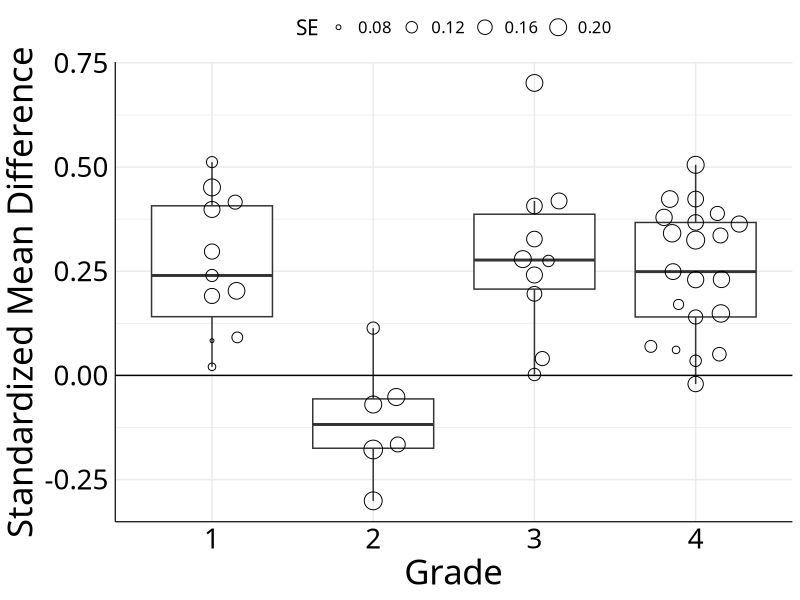
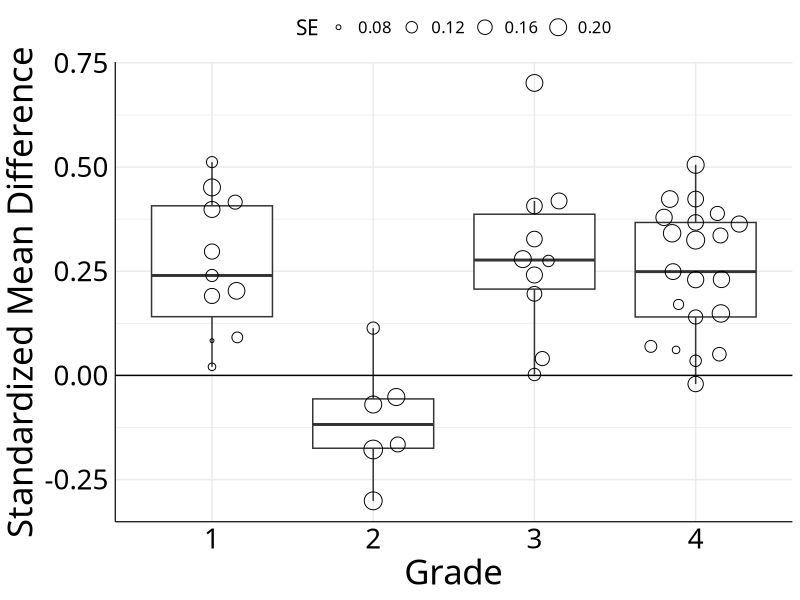
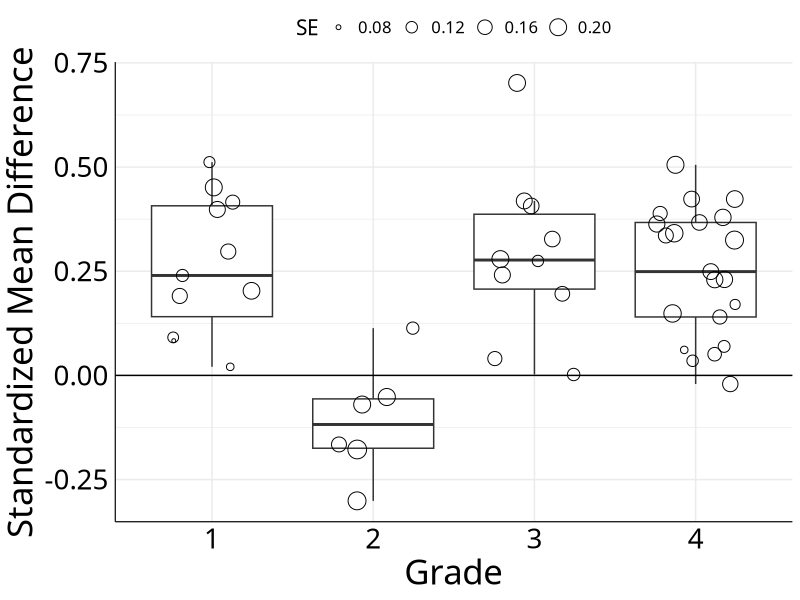
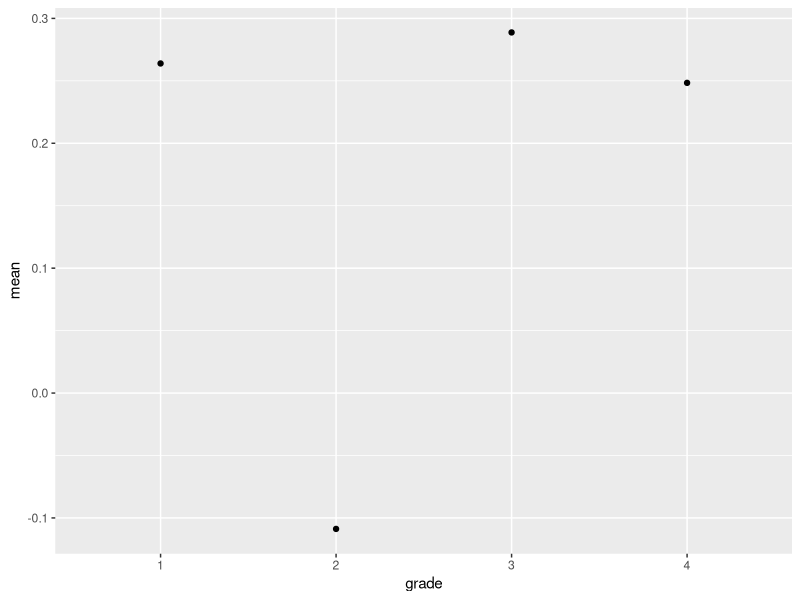

Recreate these plots in R, in order. (Note: this script raises an error after producing the figures.)
## ---- chunk 1
library(metadat) # package needed for the package "meta".
library(metafor)
library(tidyverse)
library(ggbeeswarm)
data <- dat.bangertdrowns2004 # data from metadat package from Wolfgang Viechtbauer
data = data |> mutate(grade = as.factor(grade))
## ---- chunk 2
data |> select(-id, -minutes, -wic, -info, -pers, -imag, -meta, -feedback) |> slice(1:8)
## ---- chunk 3
mod1 <- rma(yi, vi, mods = ~grade, data = data, digits = 4)
mod1

grade = tibble(data$grade) |> rename("grade" = `data$grade`) |> mutate(row = c(1:48))

pred = blup(mod1)
pred = as_tibble(data.frame(pred)) |> mutate(row = c(1:48)) |> rename("SE" = se)


full = full_join(grade, pred) |> select(-row)


full |> ggplot(aes(x = grade, y = pred)) + 
  geom_boxplot(outliers = FALSE, aes(group = grade)) +
  geom_beeswarm(aes(size = SE), cex = 4, shape = 21) +
  geom_hline(yintercept = 0) +
  theme_minimal() +
  labs(y = "Standardized Mean Difference", x = "Grade") +
  theme(
    axis.line = element_line(color = "black", linewidth = 0.4),
    legend.position = "top", 
    legend.title = element_text(color = "black", size = 15, family = "Avenir"),
    legend.text = element_text(color = "black", size = 12, family = "Avenir"),
    axis.text = element_text(color = "black", size = 20, family = "Avenir"),
    axis.title = element_text(color = "black", family = "Avenir", size = 25)
  )

## ---- chunk 4
values = full |> group_by(grade) |> summarise(mean = mean(pred),
                                     ub = mean(pi.ub),
                                     lb = mean(pi.lb))
  
  
full |> ggplot(aes(x = grade, y = pred)) + 
  geom_boxplot(outliers = FALSE, aes(group = grade)) +
  geom_beeswarm(aes(size = SE), cex = 4, shape = 21) +
  geom_hline(yintercept = 0) +
  geom_smooth(data = values, aes(x = grade, y = mean)) +
  theme_minimal() +
  labs(y = "Standardized Mean Difference", x = "Grade") +
  theme(
    axis.line = element_line(color = "black", linewidth = 0.4),
    legend.position = "top", 
    legend.title = element_text(color = "black", size = 15, family = "Avenir"),
    legend.text = element_text(color = "black", size = 12, family = "Avenir"),
    axis.text = element_text(color = "black", size = 20, family = "Avenir"),
    axis.title = element_text(color = "black", family = "Avenir", size = 25))
## ---- chunk 5
full |> ggplot(aes(x = grade, y = pred)) + 
  geom_boxplot(outliers = FALSE, aes(group = grade)) +
  geom_jitter(aes(size = SE), width = 0.25, shape = 21) +
  geom_hline(yintercept = 0) +
  theme_minimal() +
  labs(y = "Standardized Mean Difference", x = "Grade") +
  theme(
    axis.line = element_line(color = "black", linewidth = 0.4),
    legend.position = "top", 
    legend.title = element_text(color = "black", size = 15, family = "Avenir"),
    legend.text = element_text(color = "black", size = 12, family = "Avenir"),
    axis.text = element_text(color = "black", size = 20, family = "Avenir"),
    axis.title = element_text(color = "black", family = "Avenir", size = 25)
  )
## ---- chunk 6
values |> ggplot(aes(x = grade, y = mean)) +
  geom_point() +
  geom_smooth(aes(group = mean))
## ---- chunk 7
one = regplot(mod1, mod = "grade", xlab = "Grade", pch = 21, bg = NA, labsize = 22, refline = 0)
one
## ---- chunk 8
#example
res <- rma(yi, vi, mods = ~ rcs(ablat,3)+year+alloc, data=dat)

knots <- attr(rcs(model.matrix(res)[,2], 3), "parms")
knots
xs <- seq(10,60, length=500)
sav <- predict(mod1, newmods=cbind(rcspline.eval(xs, knots, inclx=TRUE),colMeans(model.matrix(res))[4],
                                  colMeans(model.matrix(res))[5],colMeans(model.matrix(res))[6]))
tmp <- regplot(res, mod=2, pred=sav, xvals=xs, las=1, digits=1, bty="l",
               psize=.20/sqrt(dat$vi), xlab="Predictor", main="Restricted Cubic Spline Model", transf=exp)
abline(v=knots, lty="dotted")
points(tmp)
